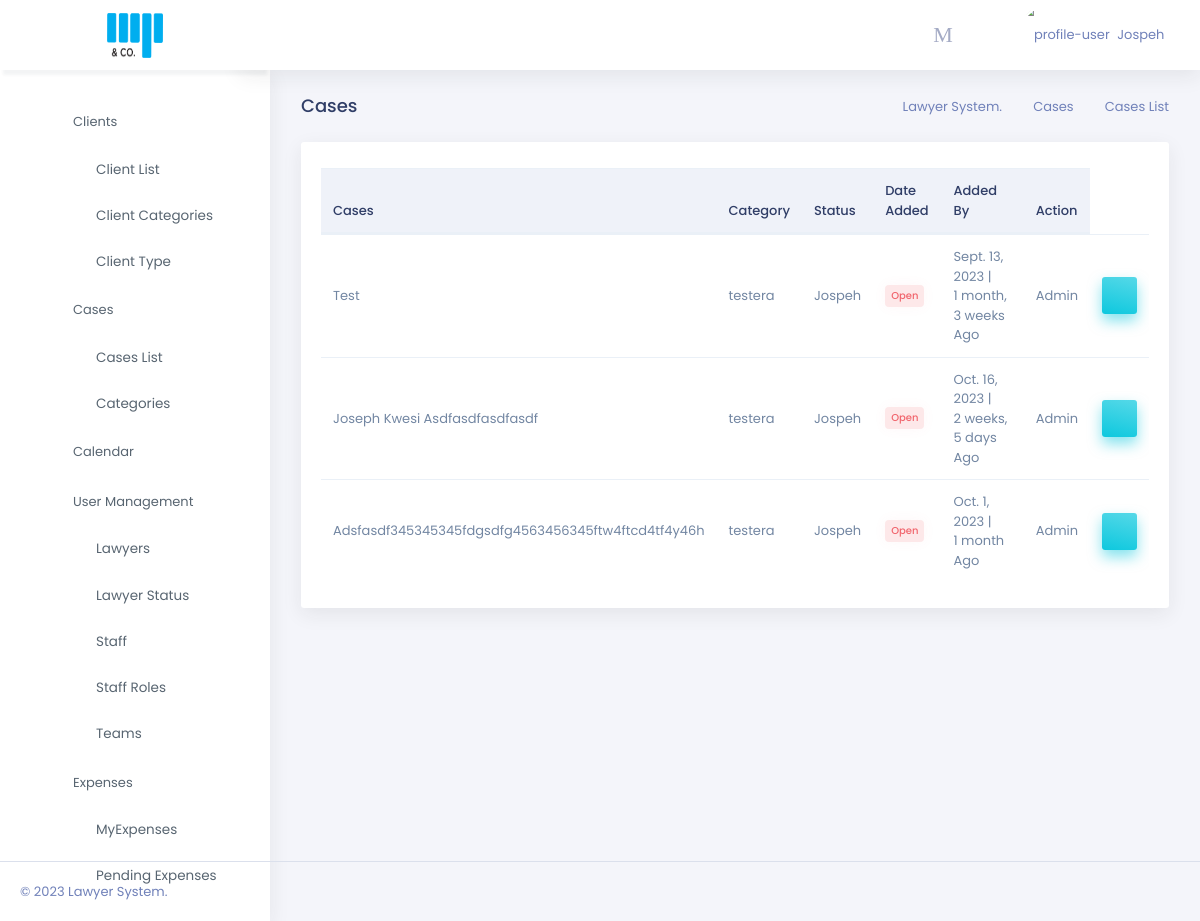
Page /cases/pending-list (signed in) on the committed database.
### lawyers/models.py (models this page shows, shortened)
class User(AbstractUser):
    avatar = models.ImageField(
        upload_to="avatars/", null=True, blank=True)
    phone = models.CharField(default="", max_length=50)
    team=models.ForeignKey('lawyers.Team',null=True, on_delete=models.SET_NULL) #added team: 13.04.2021
    is_lawyer = models.BooleanField(default=False)

class Team(models.Model):
    name=models.CharField(max_length=250)
    practice_head=models.ForeignKey(Lawyer,null=True , related_name="practice_head",on_delete=models.SET_NULL)
    team_leader=models.ForeignKey(Lawyer,null=True , related_name="leader",on_delete=models.SET_NULL)
    date_created=models.DateTimeField(auto_now=False,null=True)
    lawyer=models.ManyToManyField(Lawyer)
    support_staff=models.ManyToManyField(OtherStaff)
    description= RichTextField(blank=True,null=True)
    avatar=models.ImageField(null=True,blank=True,upload_to='team_avi/')
    class Meta:
        verbose_name = 'Team'
        verbose_name_plural = 'Teams'
        ordering = ['name']
    def __str__(self):
        return self.name

class Lawyer(models.Model):
    user = models.OneToOneField("User", on_delete=models.CASCADE)
    bar_number = models.IntegerField(unique=True)
    lawyer_status = models.ForeignKey(
        LawyerStatus, null=True, on_delete=models.SET_NULL)
    per_hour_charge = models.FloatField(null=True, blank=True)
    class Meta:
        verbose_name = 'Lawyer'
        verbose_name_plural = 'Lawyers'
        ordering = ['user']
    def __str__(self):
        full_name = "{} {}".format(self.user.first_name, self.user.last_name)
        return full_name

### cases/models.py (models this page shows, shortened)
class Case(models.Model):
    name = models.CharField(max_length=350)
    description = RichTextField(blank=True,null=True)
    category = models.ManyToManyField(Category, blank = True)
    court_number = models.CharField(max_length=250, null=True, blank=True)
    suit_number = models.CharField(max_length=250,null=True,blank=True)
    case_number = models.CharField(max_length=250, null=True, blank=True)
    representative = models.ForeignKey(
        Representative, null=True,blank=True ,on_delete=models.SET_NULL)
    lead_professional=models.ForeignKey('lawyers.Lawyer',related_name='lead_professional' ,null=True,on_delete=models.SET_NULL)
    confidential=models.BooleanField(default=False)
    team=models.ForeignKey('lawyers.Team',null=True, on_delete=models.SET_NULL)
    type=models.ForeignKey(CaseType,null=True, on_delete=models.SET_NULL)
    lawyer = models.ManyToManyField("lawyers.Lawyer", blank=True)
    staff = models.ManyToManyField("lawyers.OtherStaff", blank=True)
    chinese_wall=models.BooleanField(default=False)
    client = models.ManyToManyField('clients.Client')
    date_updated = models.DateTimeField(auto_now=True)
    date_added = models.DateTimeField(auto_now=False)
    date_received = models.DateTimeField(default=now,editable=True)
    court = models.ForeignKey(Court, null=True, on_delete=models.SET_NULL)
    closed = models.BooleanField(default=False)
    archived = models.BooleanField(default=False)
    comments = GenericRelation(Comment)
    added_by = models.ForeignKey("lawyers.user", on_delete=models.CASCADE)
    """Model definition for Case."""
    class Meta:
        verbose_name = 'Case'
        verbose_name_plural = 'Cases'
    def get_absolute_url(self):
        return reverse("cases:case_detail", kwargs={"pk": self.pk})

### cases/views.py (the view)
# urls.py: path("cases/pending-list", pending_list, name="pending_list"),
@login_required
def pending_list(request):
    form = CaseForms()
    pending = Case.objects.filter(closed=False)
    request.session['pending'] = pending.count()
    chinese_form = ChineseWallForm()
    context = {
        'form': form,
        'pending': pending,
        'chinese_form': chinese_form,
    }
    return render(request, 'cases/pending.html', context)

### templates/cases/pending.html (shortened to what this page needs)
{% extends 'base.html' %}
{% load crispy_forms_tags %}
{% load auth_extras %}
{% block content %}
<div class="page-content">
    <div class="container-fluid">
        <div class="row">
            <div class="col-sm-12">
                <div class="page-title-box">
                    <div class="float-right">
                        <ol class="breadcrumb">
                            <li class="breadcrumb-item"><a href="/">Lawyer System.</a></li>
                            <li class="breadcrumb-item"><a href="{% url 'cases:case_list' %}">Cases</a></li>
                            <li class="breadcrumb-item active">Cases List</li>
                        </ol>
                    </div>
                    <h4 class="page-title">Cases</h4>
                </div>
            </div>
        </div>
        <div class="row">
            <div class="col-12">
                <div class="card">
                    <div class="card-body">
                        <div class="table-responsive dash-social">
                            <table id="datatable" class="table">
                                <thead class="thead-light">
                                    <tr>
                                        <th>Cases</th>
                                        <th>Category</th>
                                        <th>Status</th>
                                        <th>Date Added</th>
                                        <th>Added By</th>
                                        <th>Action</th>
                                    </tr>
                                </thead>
                                {% include 'cases/snippets/list.html' with cases=pending %}
                            </table>
                        </div>
                    </div>
                </div>
            </div>
        </div>
    </div>
</div>
{% endblock content %}

### templates/header.html (shortened to what this page needs)
{% load static %}
{% load auth_extras %}
{% load notification_tags %}
<body id='body'>
    <div class="topbar">
        <div class="topbar-left">
            {% if request.user|has_group:"Accounts" %}
            <a href="{% url 'account_dash' %}" class="logo">
                <span>
                    <img src="{% static './assets/images/logo.png' %}" alt="logo-small"
                        style="width: 56px;height:45px;">
                </span>
            </a>
            {% else %}
            <a href="/" class="logo">
                <span>
                    <img src="{% static './assets/images/logo.png' %}" alt="logo-small"
                        style="width: 56px;height:45px;">
                </span>
            </a>
            {% endif %}
        </div>
        <nav class="navbar-custom">
            <ul class="list-unstyled topbar-nav float-right mb-0">
                <li class="dropdown notification-list">
                    <a class="nav-link dropdown-toggle arrow-none waves-light waves-effect"
                        href="{% url 'cases:calendar'%}">
                        <i class="dripicons-calendar noti-icon"></i>
                    </a>
                </li>
                <li class="dropdown notification-list">
                    <a class="nav-link dropdown-toggle arrow-none waves-light waves-effect" data-toggle="dropdown"
                        href="#" role="button" aria-haspopup="false" aria-expanded="false">
                        <i class="dripicons-message noti-icon"></i>
                    </a>
                </li>
                <li class="dropdown">
                    <a class="nav-link dropdown-toggle waves-effect waves-light nav-user" data-toggle="dropdown"
                        href="#" role="button" aria-haspopup="false" aria-expanded="false">
                        {% if user.avatar %}
                            <img src="{{user.avatar.url}}" alt="profile-user" class="rounded-circle" />
                        {% else %}
                        <img src="{% static './assets/images/user.png' %}" alt="profile-user" class="rounded-circle" />
                        {% endif %}
                        <span class="ml-1 nav-user-name hidden-sm">
                            {% if user.is_authenticated %}
                            {{user.first_name|title}} {{user.last_name|title}}
                            {% endif %}
                            <i class=" mdi mdi-chevron-down"></i> </span>
                    </a>
                </li>
            </ul>
            <ul class="list-unstyled topbar-nav mb-0">
                <li>
                    <button class="button-menu-mobile nav-link waves-effect waves-light">
                        <i class="dripicons-menu nav-icon"></i>
                    </button>
                </li>
            </ul>
        </nav>
    </div>
    <div class="page-wrapper">
        <div class="left-sidenav">
            <ul class="metismenu left-sidenav-menu">
                     {% if request.user|has_group:'Accounts' %}
                <li>
                    <a href="javascript: void(0);"><i class="ti-wallet"></i><span>Accounts</span><span class="menu-arrow"><i
                                class="mdi mdi-chevron-right"></i></span></a>
                    <ul class="nav-second-level" aria-expanded="false">
                        <li class="nav-item"><a class="nav-link" href="{% url 'account_dash' %}"><i
                                    class="ti-control-record"></i>Dashboard</a></li>
                        <li class="nav-item"><a class="nav-link" href="{% url 'cases:renumerations' %}"><i
                                    class="ti-control-record"></i>Requests</a></li>
                        <li class="nav-item"><a class="nav-link" href="{% url 'clients:payment_list' %}"><i
                                    class="ti-control-record"></i>Payments</a></li>
                         <li class="nav-item"><a class="nav-link" href="{% url 'cases:client_payment_list' %}"><i
                                    class="ti-control-record"></i>Payment Requests</a></li>
                        <li class="nav-item"><a class="nav-link" href="{% url 'accounts:expenses' %}"><i
                                    class="ti-control-record"></i>All Expenses</a></li>
                        <li class="nav-item"><a class="nav-link" href="{% url 'accounts:invoice_list' %}"><i
                            class="ti-control-record"></i>Invoice</a></li>
                    </ul>
                </li>
{% else %}
                {% if request.user|has_group:'Lawyer' or request.user|has_group:'Staff' or request.user.is_superuser %}
                <li>
                    <a href="javascript: void(0);"><i class="ti-link"></i><span>Clients</span><span
                            class="menu-arrow"><i class="mdi mdi-chevron-right"></i></span></a>
                    <ul class="nav-second-level" aria-expanded="false">
                        <li class="nav-item"><a class="nav-link" href="{% url 'clients:client_list' %}"><i
                                    class="ti-control-record"></i>Client List</a></li>
                        <li class="nav-item"><a class="nav-link" href="{% url 'clients:cat_list' %}"><i
                                    class="ti-control-record"></i>Client Categories</a></li>
                        <li class="nav-item"><a class="nav-link" href="{% url 'clients:type_list' %}"><i
                            class="ti-control-record"></i>Client Type</a></li>
                    </ul>
                </li>
                <li>
                    <a href="javascript: void(0);"><i class="ti-briefcase"></i><span>Cases</span><span
                            class="menu-arrow"><i class="mdi mdi-chevron-right"></i></span></a>
                    <ul class="nav-second-level" aria-expanded="false">
                        <li class="nav-item"><a class="nav-link" href="{% url 'cases:case_list' %}"><i
                                    class="ti-control-record"></i>Cases List</a></li>
                        <li class="nav-item"><a class="nav-link" href="{% url 'cases:cat_list' %}"><i
                                    class="ti-control-record"></i>Categories</a></li>
                            </a></li>
                    </ul>
                <li>
                    <a href="{% url 'cases:calendar' %}"><i class="ti-calendar"></i><span>Calendar</span></a>
                </li>
                {% if request.user.is_superuser %}
                <li>
                    <a href="javascript: void(0);"><i class="ti-user"></i><span>User Management</span><span
                            class="menu-arrow"><i class="mdi mdi-chevron-right"></i></span></a>
                    <ul class="nav-second-level" aria-expanded="false">
                        <li class="nav-item"><a class="nav-link" href="{% url 'accounts:lawyer_list' %}"><i
                                    class="ti-control-record"></i>Lawyers</a></li>
                         <li class="nav-item"><a class="nav-link" href="{% url 'accounts:status_list' %}"><i
                                    class="ti-control-record"></i>Lawyer Status</a></li>
                        <li class="nav-item"><a class="nav-link" href="{% url 'accounts:staff_list' %}"><i
                                    class="ti-control-record"></i>Staff</a></li>
                         <li class="nav-item"><a class="nav-link" href="{% url 'accounts:role_list' %}"><i
                                    class="ti-control-record"></i>Staff Roles</a></li>
                        <li class="nav-item"><a class="nav-link" href="{% url 'accounts:teams' %}"><i
                                    class="ti-control-record"></i>Teams</a></li>
                    </ul>
                </li>
                {% endif %}
                {% if request.user|has_group:'Lawyer' or request.user|has_group:"Staff" or request.user.is_superuser %}
                <li>
                    <a href="javascript: void(0);"><i class="ti-plus"></i><span>Expenses</span><span class="menu-arrow"><i
                                class="mdi mdi-chevron-right"></i></span></a>
                    <ul class="nav-second-level" aria-expanded="false">
                        <li class="nav-item"><a class="nav-link" href="{% url 'cases:expenses' %}"><i
                                    class="ti-control-record"></i>MyExpenses</a></li>
                {% if request.user|has_group:'Lawyer' %}
                        <li class="nav-item"><a class="nav-link" href="{% url 'cases:pending_expenses' %}"><i
                            class="ti-control-record"></i>Pending Expenses</a></li>
                        {%endif %}
                    </ul>
                </li>
                {% endif %}
                {% endif %}
                {% endif %}
        </div>

### templates/cases/snippets/list.html
{% load auth_extras %}
<tbody>
    {% for case  in  cases %}
    <tr>
        <td>
            {{case.name|title}}
        <td>{{case.team}}</td>
        <td>{{case.lead_professional}}</td>
        {% if case.closed %}
        <td> <span class="badge badge-md   badge-soft-success">Closed</span> </td>
        {% else %}
        <td> <span class="badge badge-md   badge-soft-danger">Open</span> </td>
        {% endif %}
        <td> {{case.date_added|date}} | {{case.date_added|timesince}} Ago</td>
        <td>{{case.added_by|title}}</td>
        {% if request.user|has_group:"Lawyer" or request.user|has_group:"Staff" %}
        <td>
            <a href="{{case.get_absolute_url}}" class="btn btn-gradient-secondary waves-effect waves-light"><i
                    class="mdi mdi-eye"></i></a>
        </td>
        {% endif %}
    </tr>
    {% endfor %}
</tbody>

### rows in the picture
User: first_name "Jospeh"
Case: name "Test", team "testera", lead_professional "Jospeh", closed "Open", date_added "Sept. 13, 2023", date_added "1 month, 3 weeks", added_by "Admin"
Case: name "Joseph Kwesi Asdfasdfasdfasdf", team "testera", lead_professional "Jospeh", closed "Open", date_added "Oct. 16, 2023", date_added "2 weeks, 5 days", added_by "Admin"
Case: name "Adsfasdf345345345fdgsdfg4563456345ftw4ftcd4tf4y46h", team "testera", lead_professional "Jospeh", closed "Open", date_added "Oct. 1, 2023", date_added "1 month", added_by "Admin"
